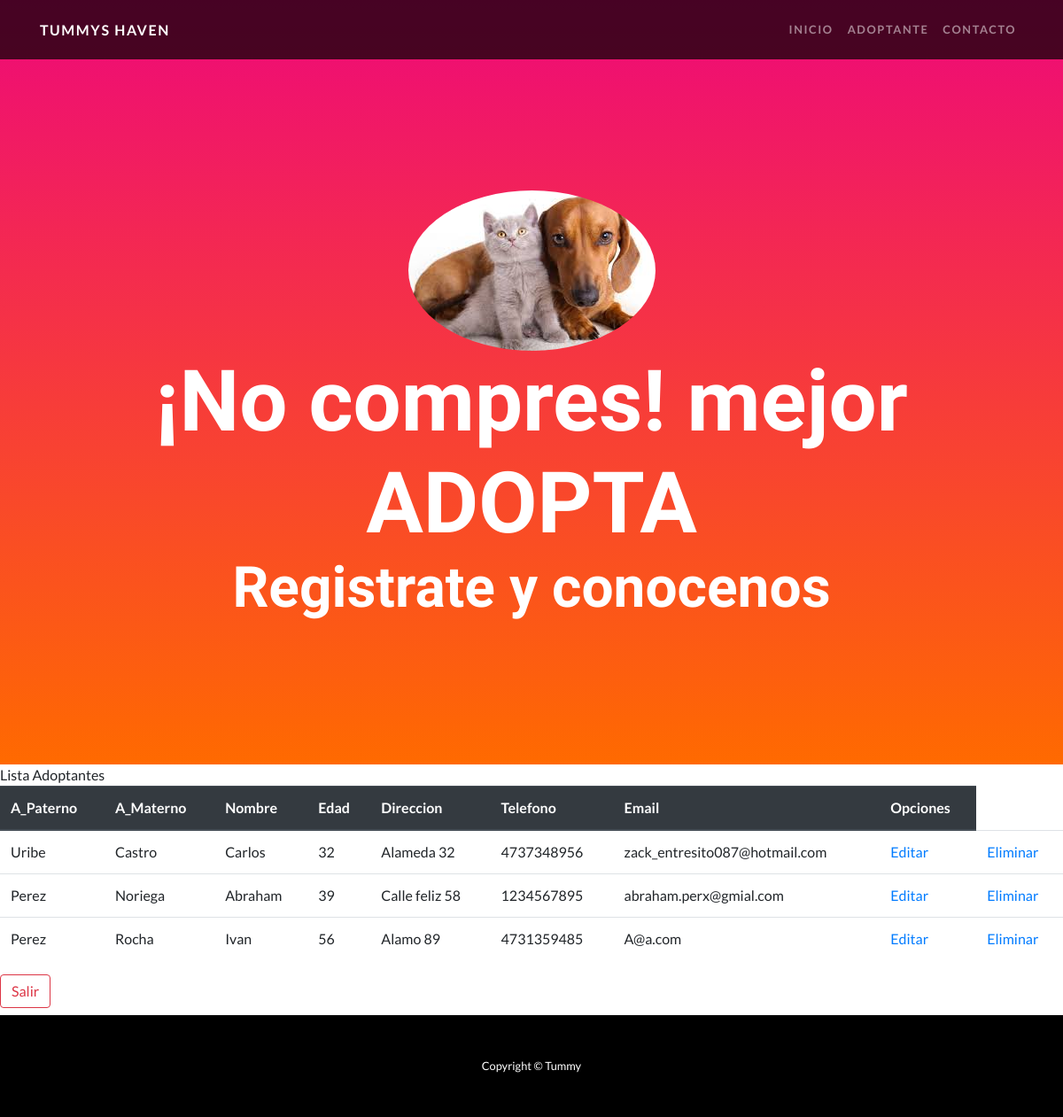
Screenshot of /lista_adoptantes/ with the database file from the repository.
### mascota/models.py (models this page shows, shortened)
class adoptante(models.Model):
    apellido_pat = models.CharField(max_length=20)
    apellido_mat = models.CharField(max_length=20)
    nombre = models.CharField(max_length=20)
    edad = models.PositiveSmallIntegerField()
    direccion = models.CharField(max_length=30)
    telefono = models.IntegerField()
    email = models.EmailField()

### mascota/class_view.py (the view)
# urls.py: path('lista_adoptantes/', lista_adoptantes.as_view(), name ='lista_adoptantes'),
class lista_adoptantes(ListView):
    model = adoptante
    template_name = 'lista_adoptantes.html'

### mascota/templates/lista_adoptantes.html (shortened to what this page needs)
{% extends 'index.html' %}
{% block work %}
<hi>Lista Adoptantes</hi>
<table class="table">
    <thead class="thead-dark">
        <th>A_Paterno</th>
        <th>A_Materno</th>
        <th>Nombre</th>
        <th>Edad</th>
        <th>Direccion</th>
        <th>Telefono</th>
        <th>Email</th>
        <th>Opciones</th>
    </thead>
    <tbody>
        {% for adoptante in object_list %}
            <tr>
                <td>{{adoptante.apellido_pat}}</td>
                <td>{{adoptante.apellido_mat}}</td>
                <td>{{adoptante.nombre}}</td>
                <td>{{adoptante.edad}}</td>
                <td>{{adoptante.direccion}}</td>
                <td>{{adoptante.telefono}}</td>
                <td>{{adoptante.email}}</td>
                <td><a href="{% url 'editar_adoptante' adoptante.id %}">Editar</a></td>
                <td><a href="{% url 'eliminar_adoptante' adoptante.id %}">Eliminar</a></td>
            </tr>
        {% endfor %}
    </tbody>
</table>
<a href="{% url 'index' %}" class="btn btn-outline-danger">Salir</a>
{% endblock %}

### rows the page displays
adoptante: apellido_pat "Uribe", apellido_mat "Castro", nombre "Carlos", edad "32", direccion "Alameda 32", telefono "4737348956", email "zack_entresito087@hotmail.com"
adoptante: apellido_pat "Perez", apellido_mat "Noriega", nombre "Abraham", edad "39", direccion "Calle feliz 58", telefono "1234567895", email "abraham.perx@gmial.com"
adoptante: apellido_pat "Perez", apellido_mat "Rocha", nombre "Ivan", edad "56", direccion "Alamo 89", telefono "4731359485", email "A@a.com"
